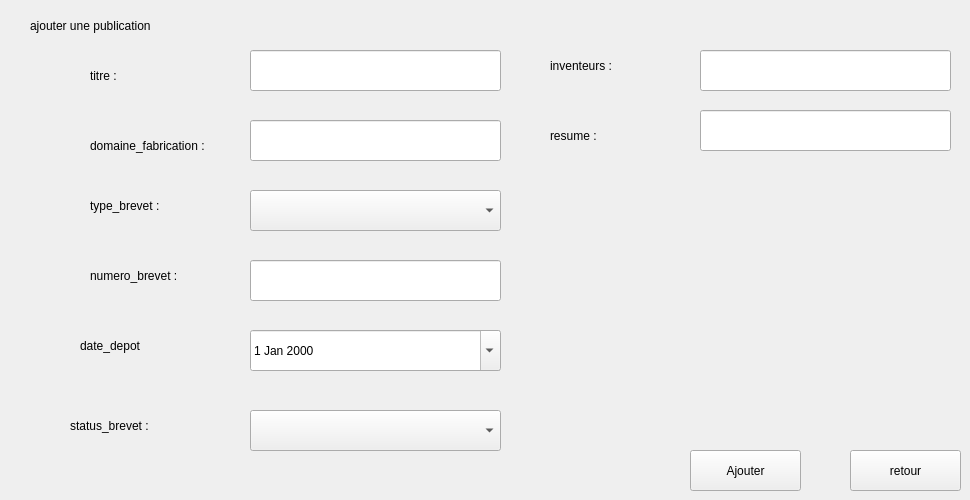
        <widget class="QWidget" name="page_9">
         <widget class="QPushButton" name="btnRetour">
          <property name="geometry">
           <rect>
            <x>850</x>
            <y>450</y>
            <width>111</width>
            <height>41</height>
           </rect>
          </property>
          <property name="text">
           <string>retour</string>
          </property>
         </widget>
         <widget class="QPushButton" name="btnAjouter_2">
          <property name="geometry">
           <rect>
            <x>690</x>
            <y>450</y>
            <width>111</width>
            <height>41</height>
           </rect>
          </property>
          <property name="text">
           <string>Ajouter</string>
          </property>
         </widget>
         <widget class="QLabel" name="LblTo_3">
          <property name="geometry">
           <rect>
            <x>30</x>
            <y>10</y>
            <width>201</width>
            <height>31</height>
           </rect>
          </property>
          <property name="text">
           <string>ajouter une publication</string>
          </property>
         </widget>
         <widget class="QLabel" name="LblTo_4">
          <property name="geometry">
           <rect>
            <x>90</x>
            <y>60</y>
            <width>201</width>
            <height>31</height>
           </rect>
          </property>
          <property name="text">
           <string>titre :</string>
          </property>
         </widget>
         <widget class="QLabel" name="LblTo_5">
          <property name="geometry">
           <rect>
            <x>550</x>
            <y>120</y>
            <width>201</width>
            <height>31</height>
           </rect>
          </property>
          <property name="text">
           <string>resume :</string>
          </property>
         </widget>
         <widget class="QLabel" name="LblTo_6">
          <property name="geometry">
           <rect>
            <x>550</x>
            <y>50</y>
            <width>201</width>
            <height>31</height>
           </rect>
          </property>
          <property name="text">
           <string>inventeurs :</string>
          </property>
         </widget>
         <widget class="QLabel" name="LblTo_7">
          <property name="geometry">
           <rect>
            <x>90</x>
            <y>130</y>
            <width>171</width>
            <height>31</height>
           </rect>
          </property>
          <property name="text">
           <string>domaine_fabrication :</string>
          </property>
         </widget>
         <widget class="QLabel" name="LblTo_8">
          <property name="geometry">
           <rect>
            <x>80</x>
            <y>330</y>
            <width>201</width>
            <height>31</height>
           </rect>
          </property>
          <property name="text">
           <string>date_depot</string>
          </property>
         </widget>
         <widget class="QLabel" name="LblTo_9">
          <property name="geometry">
           <rect>
            <x>90</x>
            <y>190</y>
            <width>201</width>
            <height>31</height>
           </rect>
          </property>
          <property name="text">
           <string>type_brevet :</string>
          </property>
         </widget>
         <widget class="QLabel" name="LblTo_10">
          <property name="geometry">
           <rect>
            <x>90</x>
            <y>260</y>
            <width>201</width>
            <height>31</height>
           </rect>
          </property>
          <property name="text">
           <string>numero_brevet :</string>
          </property>
         </widget>
         <widget class="QLabel" name="LblTo_11">
          <property name="geometry">
           <rect>
            <x>70</x>
            <y>410</y>
            <width>201</width>
            <height>31</height>
           </rect>
          </property>
          <property name="text">
           <string>status_brevet :</string>
          </property>
         </widget>
         <widget class="QComboBox" name="CbType_3">
          <property name="geometry">
           <rect>
            <x>250</x>
            <y>190</y>
            <width>251</width>
            <height>41</height>
           </rect>
          </property>
         </widget>
         <widget class="QDateEdit" name="DateTo_3">
          <property name="geometry">
           <rect>
            <x>250</x>
            <y>330</y>
            <width>251</width>
            <height>41</height>
           </rect>
          </property>
          <property name="calendarPopup">
           <bool>true</bool>
          </property>
         </widget>
         <widget class="QComboBox" name="CbType_4">
          <property name="geometry">
           <rect>
            <x>250</x>
            <y>410</y>
            <width>251</width>
            <height>41</height>
           </rect>
          </property>
         </widget>
         <widget class="QLineEdit" name="lineEdit_5">
          <property name="geometry">
           <rect>
            <x>250</x>
            <y>260</y>
            <width>251</width>
            <height>41</height>
           </rect>
          </property>
         </widget>
         <widget class="QLineEdit" name="lineEdit_11">
          <property name="geometry">
           <rect>
            <x>700</x>
            <y>50</y>
            <width>251</width>
            <height>41</height>
           </rect>
          </property>
         </widget>
         <widget class="QLineEdit" name="lineEdit_12">
          <property name="geometry">
           <rect>
            <x>250</x>
            <y>50</y>
            <width>251</width>
            <height>41</height>
           </rect>
          </property>
         </widget>
         <widget class="QLineEdit" name="lineEdit_13">
          <property name="geometry">
           <rect>
            <x>250</x>
            <y>120</y>
            <width>251</width>
            <height>41</height>
           </rect>
          </property>
         </widget>
         <widget class="QLineEdit" name="lineEdit_14">
          <property name="geometry">
           <rect>
            <x>700</x>
            <y>110</y>
            <width>251</width>
            <height>41</height>
           </rect>
          </property>
         </widget>
        </widget>
